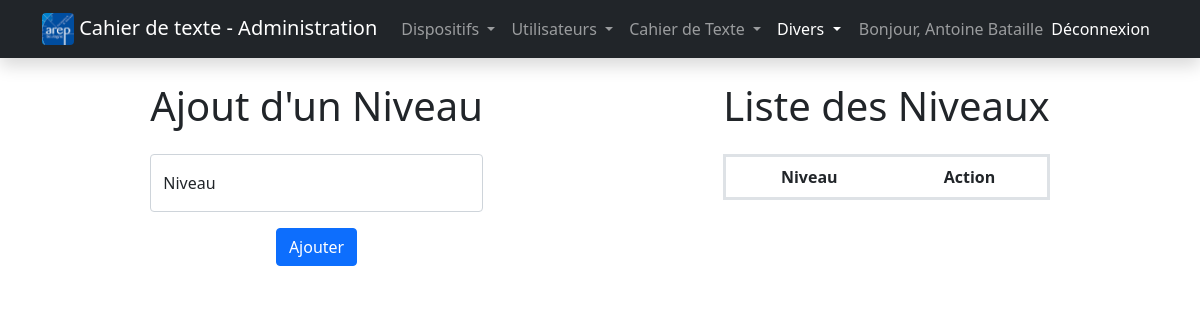
The app's page /admin/niveau.php (signed in), older data.
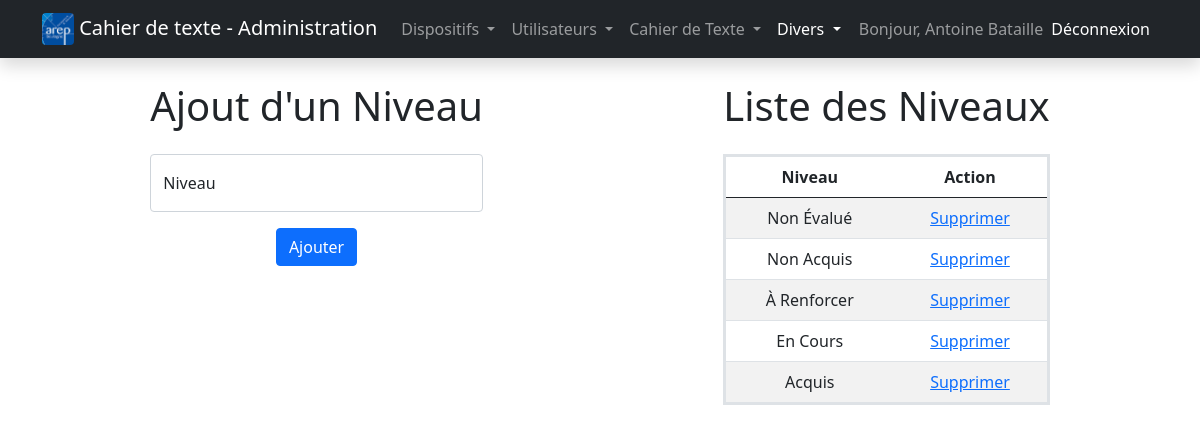
The same page, newer data.
### tables this page shows
CREATE TABLE `niveau`
(
    `idNiveau` int(11)                             NOT NULL,
    `libelle`  varchar(50) NOT NULL
);

### admin/session.php (called while the page is built, shortened)
<?php
$button = "Ajouter";

### admin/niveau.php (the view, shortened to what this page needs)
<?php include("session.php");
?>
<!doctype html>
<html lang="fr">
<head>
    <link href="../css/bootstrap.css" rel="stylesheet">
</head>
<body>
<?php include("navbar.php"); ?>
<div class="container">
    <div class="row">
        <div class="col-xl-auto mx-auto text-center">
            <h1 class="mb-4">Ajout d'un Niveau</h1>
            <form class="mb-3" action="" method="post" name="niveau">
                <div class="col-sm mb-3">
                    <div class="form-floating">
                        <input class="form-control" name="libelle" type="text"
                               placeholder="Nom" maxlength="50" required>
                        <label for="libelle">Niveau</label>
                    </div>
                </div>
                <input class="btn btn-primary" type="submit" value="<?php echo $button ?>" name="niveau">
            </form>
        </div>
        <div class="col-xl-auto mx-auto">
            <h1 class="text-center mb-4">Liste des Niveaux</h1>
            <table class="table table-striped border border-3 text-center">
                <thead>
                <tr>
                    <th scope="col">Niveau</th>
                    <th scope="col">Action</th>
                </tr>
                </thead>
                <tbody>
                <?php
                $query = $bdd->query('SELECT * FROM niveau ORDER BY idNiveau');
                while ($resultat = $query->fetch_object()) { ?>
                <tr>
                    <td><?php echo $resultat->libelle ?></td>
                    <td id="a">
                        <a href="#"
                           onclick="document.getElementById('del-niveau-<?php echo $resultat->idNiveau; ?>').submit()">Supprimer</a>
                    </td>
                    <?php }
                    $query->close(); ?>
                </tbody>
            </table>
        </div>
    </div>
</div>
</body>
</html>

Row changes from the older to the newer data that the page shows:
added niveau: libelle "Non Évalué"
added niveau: libelle "Non Acquis"
added niveau: libelle "À Renforcer"
added niveau: libelle "En Cours"
added niveau: libelle "Acquis"
